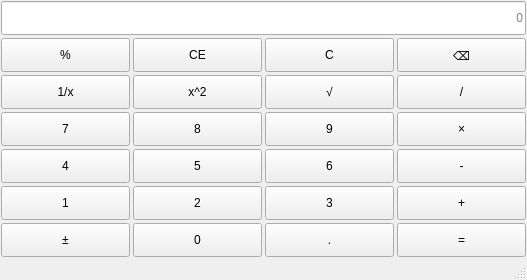
<?xml version="1.0" encoding="UTF-8"?>
<ui version="4.0">
 <class>MainWindow</class>
 <widget class="QMainWindow" name="MainWindow">
  <property name="geometry">
   <rect>
    <x>0</x>
    <y>0</y>
    <width>527</width>
    <height>280</height>
   </rect>
  </property>
  <property name="windowTitle">
   <string>MainWindow</string>
  </property>
  <widget class="QWidget" name="centralwidget">
   <layout class="QVBoxLayout" name="verticalLayout">
    <property name="spacing">
     <number>3</number>
    </property>
    <property name="leftMargin">
     <number>1</number>
    </property>
    <property name="topMargin">
     <number>1</number>
    </property>
    <property name="rightMargin">
     <number>1</number>
    </property>
    <property name="bottomMargin">
     <number>1</number>
    </property>
    <item>
     <layout class="QGridLayout" name="gridLayout">
      <item row="6" column="1">
       <widget class="QPushButton" name="pushButton_23">
        <property name="sizePolicy">
         <sizepolicy hsizetype="Minimum" vsizetype="Minimum">
          <horstretch>0</horstretch>
          <verstretch>0</verstretch>
         </sizepolicy>
        </property>
        <property name="text">
         <string>0</string>
        </property>
       </widget>
      </item>
      <item row="3" column="0">
       <widget class="QPushButton" name="btnNum7">
        <property name="sizePolicy">
         <sizepolicy hsizetype="Minimum" vsizetype="Minimum">
          <horstretch>0</horstretch>
          <verstretch>0</verstretch>
         </sizepolicy>
        </property>
        <property name="text">
         <string>7</string>
        </property>
       </widget>
      </item>
      <item row="6" column="0">
       <widget class="QPushButton" name="pushButton_17">
        <property name="sizePolicy">
         <sizepolicy hsizetype="Minimum" vsizetype="Minimum">
          <horstretch>0</horstretch>
          <verstretch>0</verstretch>
         </sizepolicy>
        </property>
        <property name="text">
         <string>±</string>
        </property>
       </widget>
      </item>
      <item row="4" column="0">
       <widget class="QPushButton" name="btnNum4">
        <property name="sizePolicy">
         <sizepolicy hsizetype="Minimum" vsizetype="Minimum">
          <horstretch>0</horstretch>
          <verstretch>0</verstretch>
         </sizepolicy>
        </property>
        <property name="text">
         <string>4</string>
        </property>
       </widget>
      </item>
      <item row="2" column="3">
       <widget class="QPushButton" name="btnDivide">
        <property name="sizePolicy">
         <sizepolicy hsizetype="Minimum" vsizetype="Minimum">
          <horstretch>0</horstretch>
          <verstretch>0</verstretch>
         </sizepolicy>
        </property>
        <property name="text">
         <string>/</string>
        </property>
       </widget>
      </item>
      <item row="5" column="3">
       <widget class="QPushButton" name="pushButton_24">
        <property name="sizePolicy">
         <sizepolicy hsizetype="Minimum" vsizetype="Minimum">
          <horstretch>0</horstretch>
          <verstretch>0</verstretch>
         </sizepolicy>
        </property>
        <property name="text">
         <string>+</string>
        </property>
       </widget>
      </item>
      <item row="2" column="0">
       <widget class="QPushButton" name="pushButton_5">
        <property name="sizePolicy">
         <sizepolicy hsizetype="Minimum" vsizetype="Minimum">
          <horstretch>0</horstretch>
          <verstretch>0</verstretch>
         </sizepolicy>
        </property>
        <property name="text">
         <string>1/x</string>
        </property>
       </widget>
      </item>
      <item row="1" column="2">
       <widget class="QPushButton" name="btnClear">
        <property name="sizePolicy">
         <sizepolicy hsizetype="Minimum" vsizetype="Minimum">
          <horstretch>0</horstretch>
          <verstretch>0</verstretch>
         </sizepolicy>
        </property>
        <property name="text">
         <string>C</string>
        </property>
       </widget>
      </item>
      <item row="3" column="2">
       <widget class="QPushButton" name="btnNum9">
        <property name="sizePolicy">
         <sizepolicy hsizetype="Minimum" vsizetype="Minimum">
          <horstretch>0</horstretch>
          <verstretch>0</verstretch>
         </sizepolicy>
        </property>
        <property name="text">
         <string>9</string>
        </property>
       </widget>
      </item>
      <item row="4" column="3">
       <widget class="QPushButton" name="pushButton_9">
        <property name="sizePolicy">
         <sizepolicy hsizetype="Minimum" vsizetype="Minimum">
          <horstretch>0</horstretch>
          <verstretch>0</verstretch>
         </sizepolicy>
        </property>
        <property name="text">
         <string>-</string>
        </property>
       </widget>
      </item>
      <item row="3" column="3">
       <widget class="QPushButton" name="btnMultiple">
        <property name="sizePolicy">
         <sizepolicy hsizetype="Minimum" vsizetype="Minimum">
          <horstretch>0</horstretch>
          <verstretch>0</verstretch>
         </sizepolicy>
        </property>
        <property name="text">
         <string>×</string>
        </property>
       </widget>
      </item>
      <item row="2" column="2">
       <widget class="QPushButton" name="btnSquare">
        <property name="sizePolicy">
         <sizepolicy hsizetype="Minimum" vsizetype="Minimum">
          <horstretch>0</horstretch>
          <verstretch>0</verstretch>
         </sizepolicy>
        </property>
        <property name="text">
         <string>√</string>
        </property>
       </widget>
      </item>
      <item row="6" column="3">
       <widget class="QPushButton" name="pushButton_19">
        <property name="sizePolicy">
         <sizepolicy hsizetype="Minimum" vsizetype="Minimum">
          <horstretch>0</horstretch>
          <verstretch>0</verstretch>
         </sizepolicy>
        </property>
        <property name="text">
         <string>=</string>
        </property>
       </widget>
      </item>
      <item row="4" column="1">
       <widget class="QPushButton" name="btnNum5">
        <property name="sizePolicy">
         <sizepolicy hsizetype="Minimum" vsizetype="Minimum">
          <horstretch>0</horstretch>
          <verstretch>0</verstretch>
         </sizepolicy>
        </property>
        <property name="text">
         <string>5</string>
        </property>
       </widget>
      </item>
      <item row="1" column="0">
       <widget class="QPushButton" name="btnPercentage">
        <property name="sizePolicy">
         <sizepolicy hsizetype="Minimum" vsizetype="Minimum">
          <horstretch>0</horstretch>
          <verstretch>0</verstretch>
         </sizepolicy>
        </property>
        <property name="text">
         <string>%</string>
        </property>
       </widget>
      </item>
      <item row="2" column="1">
       <widget class="QPushButton" name="btnPlus">
        <property name="sizePolicy">
         <sizepolicy hsizetype="Minimum" vsizetype="Minimum">
          <horstretch>0</horstretch>
          <verstretch>0</verstretch>
         </sizepolicy>
        </property>
        <property name="text">
         <string>x^2</string>
        </property>
       </widget>
      </item>
      <item row="4" column="2">
       <widget class="QPushButton" name="btnNum6">
        <property name="sizePolicy">
         <sizepolicy hsizetype="Minimum" vsizetype="Minimum">
          <horstretch>0</horstretch>
          <verstretch>0</verstretch>
         </sizepolicy>
        </property>
        <property name="text">
         <string>6</string>
        </property>
       </widget>
      </item>
      <item row="0" column="0" colspan="4">
       <widget class="QLineEdit" name="display">
        <property name="sizePolicy">
         <sizepolicy hsizetype="Expanding" vsizetype="Preferred">
          <horstretch>0</horstretch>
          <verstretch>0</verstretch>
         </sizepolicy>
        </property>
        <property name="alignment">
         <set>Qt::AlignRight|Qt::AlignTrailing|Qt::AlignVCenter</set>
        </property>
        <property name="placeholderText">
         <string>0</string>
        </property>
       </widget>
      </item>
      <item row="1" column="3">
       <widget class="QPushButton" name="btnDel">
        <property name="sizePolicy">
         <sizepolicy hsizetype="Minimum" vsizetype="Minimum">
          <horstretch>0</horstretch>
          <verstretch>0</verstretch>
         </sizepolicy>
        </property>
        <property name="text">
         <string>⌫</string>
        </property>
       </widget>
      </item>
      <item row="1" column="1">
       <widget class="QPushButton" name="btnClearAll">
        <property name="sizePolicy">
         <sizepolicy hsizetype="Minimum" vsizetype="Minimum">
          <horstretch>0</horstretch>
          <verstretch>0</verstretch>
         </sizepolicy>
        </property>
        <property name="text">
         <string>CE</string>
        </property>
       </widget>
      </item>
      <item row="3" column="1">
       <widget class="QPushButton" name="btnNum8">
        <property name="sizePolicy">
         <sizepolicy hsizetype="Minimum" vsizetype="Minimum">
          <horstretch>0</horstretch>
          <verstretch>0</verstretch>
         </sizepolicy>
        </property>
        <property name="text">
         <string>8</string>
        </property>
       </widget>
      </item>
      <item row="5" column="1">
       <widget class="QPushButton" name="btnNum2">
        <property name="sizePolicy">
         <sizepolicy hsizetype="Minimum" vsizetype="Minimum">
          <horstretch>0</horstretch>
          <verstretch>0</verstretch>
         </sizepolicy>
        </property>
        <property name="text">
         <string>2</string>
        </property>
       </widget>
      </item>
      <item row="5" column="0">
       <widget class="QPushButton" name="btnNum1">
        <property name="sizePolicy">
         <sizepolicy hsizetype="Minimum" vsizetype="Minimum">
          <horstretch>0</horstretch>
          <verstretch>0</verstretch>
         </sizepolicy>
        </property>
        <property name="text">
         <string>1</string>
        </property>
       </widget>
      </item>
      <item row="6" column="2">
       <widget class="QPushButton" name="pushButton_21">
        <property name="sizePolicy">
         <sizepolicy hsizetype="Minimum" vsizetype="Minimum">
          <horstretch>0</horstretch>
          <verstretch>0</verstretch>
         </sizepolicy>
        </property>
        <property name="text">
         <string>.</string>
        </property>
       </widget>
      </item>
      <item row="5" column="2">
       <widget class="QPushButton" name="btnNum3">
        <property name="sizePolicy">
         <sizepolicy hsizetype="Minimum" vsizetype="Minimum">
          <horstretch>0</horstretch>
          <verstretch>0</verstretch>
         </sizepolicy>
        </property>
        <property name="text">
         <string>3</string>
        </property>
       </widget>
      </item>
     </layout>
    </item>
   </layout>
  </widget>
  <widget class="QMenuBar" name="menubar">
   <property name="geometry">
    <rect>
     <x>0</x>
     <y>0</y>
     <width>527</width>
     <height>23</height>
    </rect>
   </property>
  </widget>
  <widget class="QStatusBar" name="statusbar"/>
 </widget>
 <resources/>
 <connections/>
</ui>
